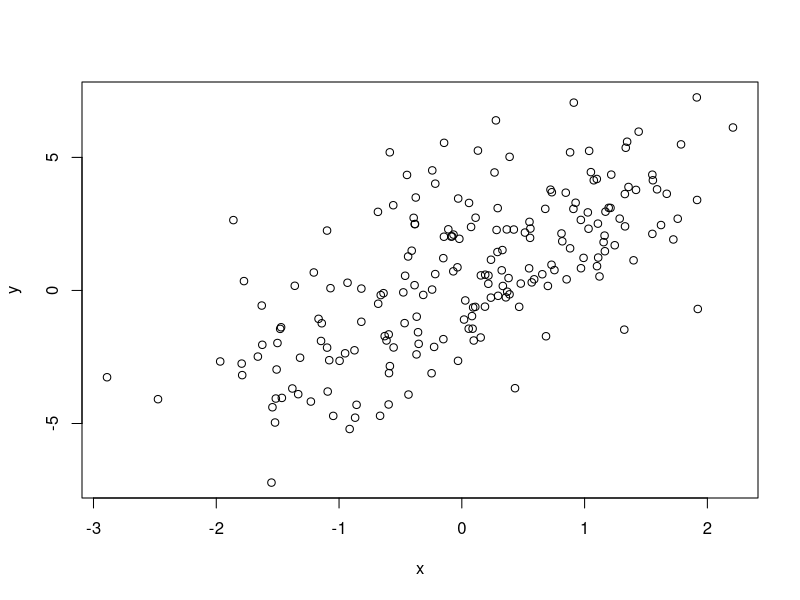

R code for this plot:
## ---- chunk 1
str(str) # shows that the input to the str function is an object

str(lm) # shows the arguments to the lm function

x <- rnorm(100, 2, 4)
summary(x) # shows the minima and maxima and other summary statistics
str(x) # shows the range of the command in generating x, as well as the first batch of random variates

f <- gl(40, 10) # generate 40 levels 10 times each
str(f) # says this is a factor object, how many loevels, and how many times each is repeated

library(datasets)
str(airquality) # says that this object is a data frame, how many observations/characteristics, and some of the first observations

m <- matrix(rnorm(100), 10, 10)
str(m) # shows the dimensions of m, the class of m, and the first part of the first column of m
## ---- chunk 2
dnorm(x, mean = 0, sd = 1, log = FALSE)
pnorm(q = 0.5, mean = 0, sd = 1, lower.tail = TRUE, log.p = FALSE)
qnorm(p = 0, mean = 0, sd = 1, lower.tail = TRUE, log.p = FALSE)
rnorm(n = 50, mean = 0, sd = 1)

# standard random normal examples
dnorm(x = 0) # the height of the standard normal at x = 0 is 0.3989
qnorm(p = 0.5) # the location of x where half of the density to the left is 0
pnorm(q = 0) # when x is equal to zero, half of the density is to the left

x <- rnorm(10) # generate 10 standard normals randomly
x <- rnorm(10, 20, 2) # generate 10 random normals with mean 20 and sd of 2
summary(x)
## ---- chunk 3
set.seed(1)
rnorm(5)
rnorm(5) # generates a different batch, you didn't call set.seed() again
set.seed(1)
rnorm(5) # same randoms generate as initial when the seed was set

rpois(10, 1) # 10 Poissons with a mean of 1
rpois(20, 30) # 20 Poissons with a mean of 30
ppois(2, 2) # probability a Poisson with mean of 2 is less than or equal to 2
ppois(4, 2) # probability a Poisson with mean of 2 is less than or equal to 4
ppois(6, 2) # probabilit a Poisson with mean of 2 is less than or equal to 6
## ---- chunk 4
# simulate y as a function of x where a y-intercept of .5 and a slope of 2 are assumed
set.seed(20)
x <- rnorm(200) # generate 200 standard random normals
e <- rnorm(100, 0, 2) # generate 100 random normals with mean 0 and sd of 2 (noise)
y <- 0.5 + 2 * x + e # y is a function of 2 times x, plus 0.5, plus white noise
plot(x, y) 
## ---- chunk 5
sample(1:10, 4) # sample 4 elements from 1 through 10 without replacement
sample(letters, 5) # sample 5 letters without replacement
sample(1:10) # sample every number 1 through 10 in random order (permutation)
sample(1:10, replace = T)  # sample 10 elements but with replacement (repeats possible)
